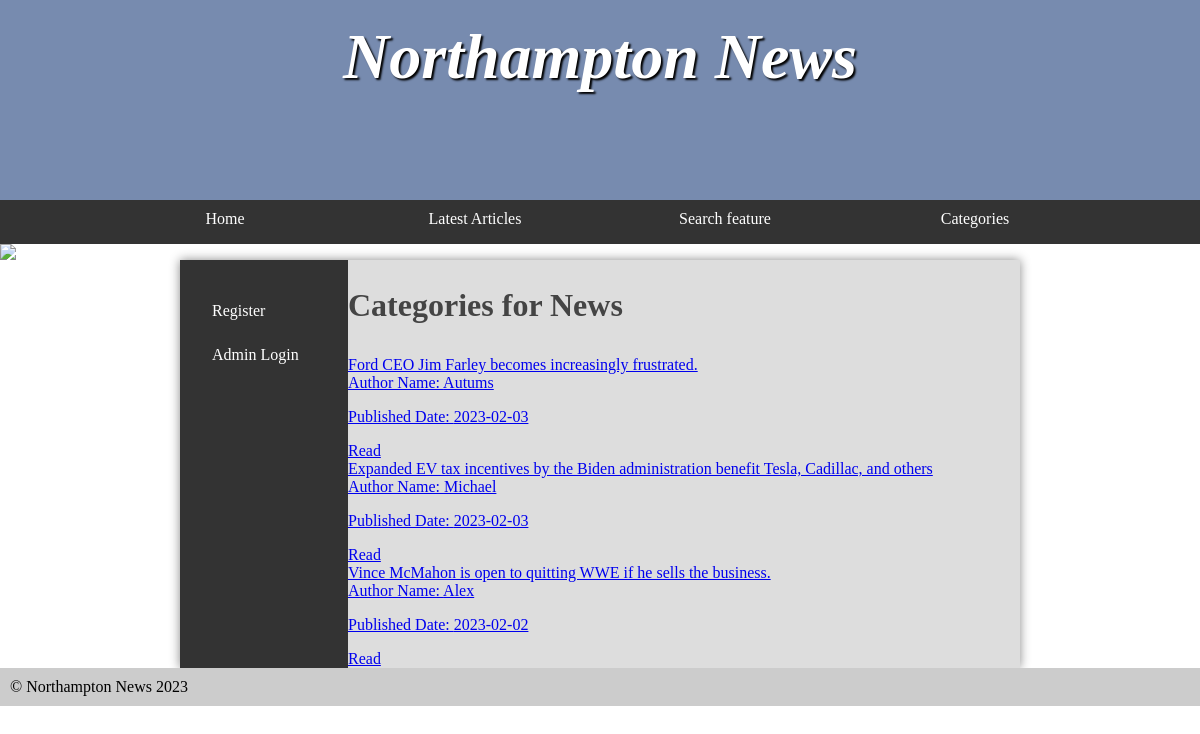
The page /adminCategories.php?category=Business on the database its author committed.
### tables this page shows
CREATE TABLE `articles` (
  `article_name` varchar(90) NOT NULL,
  `articleAuthor` varchar(90) DEFAULT NULL,
  `publishDate` date DEFAULT NULL,
  `categoryID` varchar(50) DEFAULT NULL,
  `Content` longtext,
  PRIMARY KEY (`article_name`)
);

### connection.php (called while the page is built, shortened)
<?php
	class DbAccessObject{
		private $pdo;
		public function __construct($server, $username, $password, $schema){
			$this->pdo = new PDO("mysql:host=$server;dbname=$schema", "root", "root",
			[ PDO::ATTR_ERRMODE => PDO::ERRMODE_EXCEPTION]);
		}
		public function getArticles($category){
			$query = $this->pdo->prepare('
				SELECT *
				FROM articles
				WHERE categoryID = :category
				ORDER BY publishDate DESC');
			$criteria = ['category' => $category];
			$query->execute($criteria);
			return $query;
		}
	}

### adminCategories.php (the view)
<?php
	require 'layout.php';
?>
<main>
<?php
	require 'sidebar_nav.php';
?>
			<h2 class="text-center">Categories for News</h2>
<?php
		if ($_GET['category'] == 'category'){
			$categories = $connection-> ObtainCategory();
			foreach ($categories as $row){
				echo '<a href="adminCategories.php?category=' . $row['categoryName'] . '">
				<ul>
				<li><h4>' . $row['categoryName'] . '</h4></li>
				</ul>';
			}
		}
		else{
			$articles = $connection->getArticles($_GET['category']);
			if ($articles ->rowCount() == 0) {
				echo '<p> This category doesnt have any articles. </p>';
			}
			else {
				foreach ($articles as $row){
					echo'
		<div class="row">
<div class="card-body">
<a href="adminArticles.php?article=' . $row['article_name'] . '" class="link-dark text-monospace"
<h2>' . $row['article_name'] . '</h2>
  <p>Author Name: ' . $row['articleAuthor'] .'</p>
  <p>Published Date: ' . $row['publishDate'] .'</p>
  <a href="adminArticles.php?article=' . $row['article_name'] . '" class="btn btn-primary float-end">Read</a>
</a></div>';
				}
			}
		}
?>
	</main>
<?php
	require 'footer.php';
?>

### styles.css (style rules this page uses)
* { margin: 0; padding: 0; }
html { font-family: 'Oxygen-Regular', times, verdana, sans-serif; }
body { background-color: #fff; }
main { min-height: 50vh; background-color: #ddd; width: 70vw; display: block; margin: auto; box-shadow: 0px 0px 10px #888; color:#444; }
main h2 { font-size:2em; }
p, li, h2 { margin-bottom: 1em; }
main { display: table; }

### rows shown on the page
articles: article_name "Ford CEO Jim Farley becomes increasingly frustrated.", articleAuthor "Autums", publishDate "2023-02-03"
articles: article_name "Expanded EV tax incentives by the Biden administration benefit Tesla, Cadillac, and others", articleAuthor "Michael", publishDate "2023-02-03"
articles: article_name "Vince McMahon is open to quitting WWE if he sells the business.", articleAuthor "Alex", publishDate "2023-02-02"
